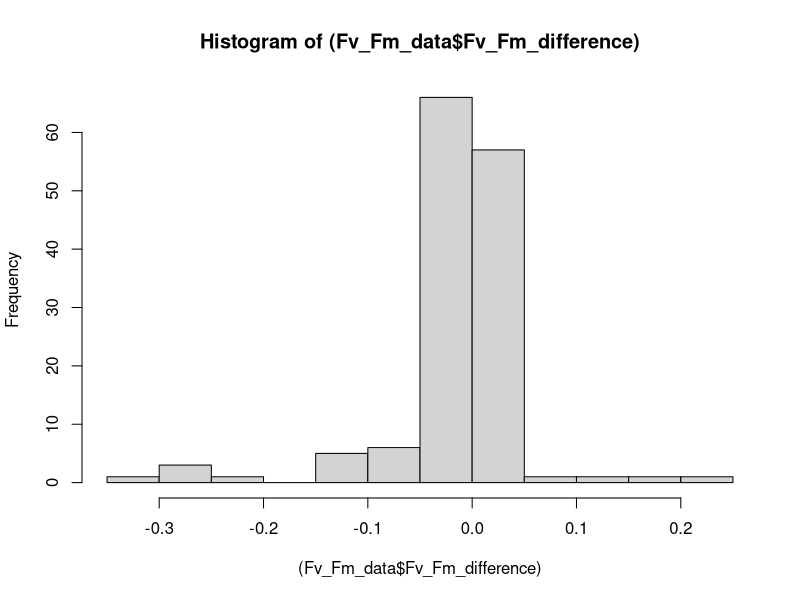

Write R code to recreate this figure. (Note: this script raises an error after producing the figure.)
#Figure of Photosynthesis health(Fv/Fm)

library("dplyr")
library("readr")
library("viridis")

##### Load data----
all_data <- read_csv("Datasheet_measurement_day_onesheet.csv")
all_data$Intensity_level <- factor(all_data$Intensity_level, levels = c("Control", "Mild", "Intense")) 

#Prepare data
Fv_Fm_data <- all_data %>% filter(Day <11)
Fv_Fm_data <- Fv_Fm_data[!is.na(Fv_Fm_data$Fv_Fm), ]
Fv_Fm_data$Fv_Fm_difference <- as.numeric(Fv_Fm_data$Fv_Fm_difference)
Fv_Fm_data$Duration <- as.numeric(Fv_Fm_data$Duration)
hist((Fv_Fm_data$Fv_Fm_difference))
Fv_Fm_data$Fv_Fm<-as.numeric(Fv_Fm_data$Fv_Fm)
Fv_Fm_data$Day<-as.factor(Fv_Fm_data$Day)

##### plot----
color_vec <- rev(palette.colors(n = 3, palette = "Set 1"))
names(color_vec) <- c("Control", "Mild", "Intense")

Fvfm_plot <- ggplot(aes(x=Day), data=Fv_Fm_data)+ 
  geom_violin(aes(y=Fv_Fm))+
  geom_jitter(aes(y=Fv_Fm, color = Intensity_level), size=0.2, alpha=0.7)+
  geom_boxplot(aes(y=Fv_Fm_difference, color = Intensity_level))+
  theme(legend.position = "bottom")+
  geom_hline(yintercept = 0.83, color ="Red", linetype = "dashed", size= 0.5)+
  geom_hline(yintercept = 0, color ="black", linetype = "dashed", size=0.5)+
  labs(x= "Heatwave Duration (Day)", 
       y = "Fv/Fm",
       color = "Heatwave intensity")+
  #    caption = "Fig.2 Plant photosynthetic health (Fv/Fm) and the relative changes over time")+
  scale_x_discrete(breaks=c(0,3,6,10))+
  scale_y_continuous(breaks=c(0.83, 0.8, 0.7, 0.6, 0.5, 0.4), name="Fv/Fm",
                     sec.axis=sec_axis(~ ., breaks = c(0.3, 0.2, 0.1, 0, -0.1, -0.2, -0.3),name="Fv/Fm differece (relative to Control)"))+
  scale_color_manual(values = color_vec)+
  theme_bw()+
  theme(axis.text=element_text(size=10),
        axis.title=element_text(size=14),
        strip.text = element_text(size = 10),
        plot.caption = element_text(size = 12, hjust = 0.5))+
  facet_wrap(~SWA_level)

Fvfm_plot
